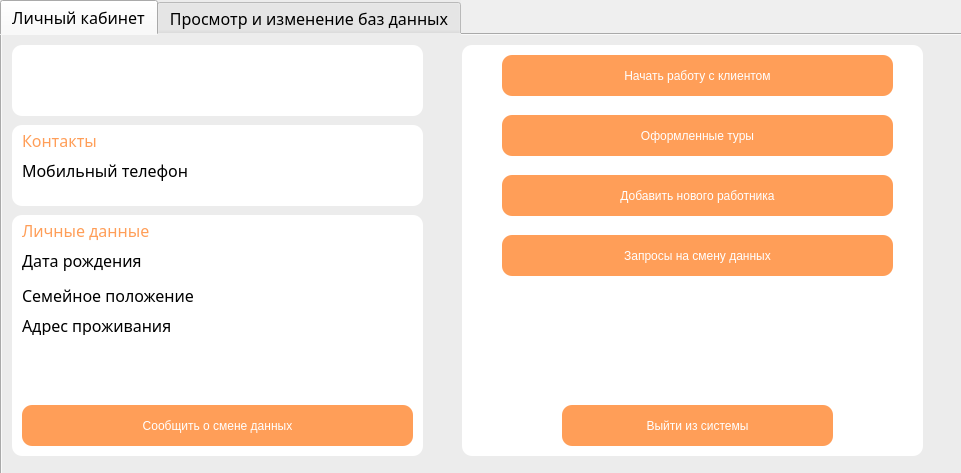
<?xml version="1.0" encoding="UTF-8"?>
<ui version="4.0">
 <class>Form</class>
 <widget class="QWidget" name="Form">
  <property name="geometry">
   <rect>
    <x>0</x>
    <y>0</y>
    <width>961</width>
    <height>473</height>
   </rect>
  </property>
  <property name="windowTitle">
   <string>Туристическая фирма</string>
  </property>
  <widget class="QTabWidget" name="TabWidget">
   <property name="geometry">
    <rect>
     <x>0</x>
     <y>0</y>
     <width>971</width>
     <height>721</height>
    </rect>
   </property>
   <property name="font">
    <font>
     <family>Century Gothic</family>
     <pointsize>12</pointsize>
     <weight>50</weight>
     <italic>false</italic>
     <bold>false</bold>
    </font>
   </property>
   <property name="styleSheet">
    <string notr="true">font: 12pt &quot;Century Gothic&quot;;
background-color: rgb(236, 236, 236)</string>
   </property>
   <property name="currentIndex">
    <number>0</number>
   </property>
   <widget class="QWidget" name="tab">
    <property name="focusPolicy">
     <enum>Qt::NoFocus</enum>
    </property>
    <attribute name="title">
     <string>Личный кабинет</string>
    </attribute>
    <widget class="QPushButton" name="pushButton_10">
     <property name="geometry">
      <rect>
       <x>500</x>
       <y>20</y>
       <width>391</width>
       <height>41</height>
      </rect>
     </property>
     <property name="styleSheet">
      <string notr="true">font: 20pt &quot;Century Gothic&quot;;
color: rgb(255, 255, 255);
border-width: 50px;
border-radius: 10px;
background-color: rgb(255, 158, 88);</string>
     </property>
     <property name="text">
      <string>Начать работу с клиентом</string>
     </property>
    </widget>
    <widget class="QLabel" name="label">
     <property name="geometry">
      <rect>
       <x>20</x>
       <y>30</y>
       <width>421</width>
       <height>51</height>
      </rect>
     </property>
     <property name="font">
      <font>
       <family>Century Gothic</family>
       <pointsize>12</pointsize>
       <weight>50</weight>
       <italic>false</italic>
       <bold>false</bold>
      </font>
     </property>
     <property name="styleSheet">
      <string notr="true">font: 12pt &quot;Century Gothic&quot;;
background-color: qlineargradient(spread:pad, x1:0, y1:0, x2:1, y2:0, stop:0 rgba(0, 0, 0, 0), stop:1 rgba(255, 255, 255, 0));</string>
     </property>
     <property name="text">
      <string/>
     </property>
    </widget>
    <widget class="QLabel" name="label_2">
     <property name="geometry">
      <rect>
       <x>20</x>
       <y>0</y>
       <width>371</width>
       <height>51</height>
      </rect>
     </property>
     <property name="font">
      <font>
       <family>Century Gothic</family>
       <pointsize>12</pointsize>
       <weight>50</weight>
       <italic>false</italic>
       <bold>false</bold>
      </font>
     </property>
     <property name="styleSheet">
      <string notr="true">font: 12pt &quot;Century Gothic&quot;;
background-color: qlineargradient(spread:pad, x1:0, y1:0, x2:1, y2:0, stop:0 rgba(0, 0, 0, 0), stop:1 rgba(255, 255, 255, 0));
color: rgb(255, 158, 88);</string>
     </property>
     <property name="text">
      <string/>
     </property>
    </widget>
    <widget class="QPushButton" name="pushButton_11">
     <property name="geometry">
      <rect>
       <x>560</x>
       <y>370</y>
       <width>271</width>
       <height>41</height>
      </rect>
     </property>
     <property name="styleSheet">
      <string notr="true">font: 18pt &quot;Century Gothic&quot;;
color: rgb(255, 255, 255);
border-width: 50px;
border-radius: 10px;
background-color: rgb(255, 158, 88);</string>
     </property>
     <property name="text">
      <string>Выйти из системы</string>
     </property>
    </widget>
    <widget class="QLabel" name="label_11">
     <property name="geometry">
      <rect>
       <x>10</x>
       <y>10</y>
       <width>411</width>
       <height>71</height>
      </rect>
     </property>
     <property name="styleSheet">
      <string notr="true">border-radius: 10px;
background-color: rgb(255, 255, 255);</string>
     </property>
     <property name="text">
      <string/>
     </property>
    </widget>
    <widget class="QPushButton" name="pushButton_12">
     <property name="geometry">
      <rect>
       <x>500</x>
       <y>80</y>
       <width>391</width>
       <height>41</height>
      </rect>
     </property>
     <property name="styleSheet">
      <string notr="true">font: 20pt &quot;Century Gothic&quot;;
color: rgb(255, 255, 255);
border-width: 50px;
border-radius: 10px;
background-color: rgb(255, 158, 88);</string>
     </property>
     <property name="text">
      <string>Оформленные туры</string>
     </property>
    </widget>
    <widget class="QLabel" name="label_12">
     <property name="geometry">
      <rect>
       <x>10</x>
       <y>90</y>
       <width>411</width>
       <height>81</height>
      </rect>
     </property>
     <property name="styleSheet">
      <string notr="true">border-radius: 10px;
background-color: rgb(255, 255, 255);</string>
     </property>
     <property name="text">
      <string/>
     </property>
    </widget>
    <widget class="QLabel" name="label_3">
     <property name="geometry">
      <rect>
       <x>20</x>
       <y>80</y>
       <width>371</width>
       <height>51</height>
      </rect>
     </property>
     <property name="font">
      <font>
       <family>Century Gothic</family>
       <pointsize>12</pointsize>
       <weight>50</weight>
       <italic>false</italic>
       <bold>false</bold>
      </font>
     </property>
     <property name="styleSheet">
      <string notr="true">font: 12pt &quot;Century Gothic&quot;;
background-color: qlineargradient(spread:pad, x1:0, y1:0, x2:1, y2:0, stop:0 rgba(0, 0, 0, 0), stop:1 rgba(255, 255, 255, 0));
color: rgb(255, 158, 88);</string>
     </property>
     <property name="text">
      <string>Контакты</string>
     </property>
    </widget>
    <widget class="QLabel" name="label_5">
     <property name="geometry">
      <rect>
       <x>20</x>
       <y>110</y>
       <width>181</width>
       <height>51</height>
      </rect>
     </property>
     <property name="font">
      <font>
       <family>Century Gothic</family>
       <pointsize>12</pointsize>
       <weight>50</weight>
       <italic>false</italic>
       <bold>false</bold>
      </font>
     </property>
     <property name="styleSheet">
      <string notr="true">font: 12pt &quot;Century Gothic&quot;;
background-color: qlineargradient(spread:pad, x1:0, y1:0, x2:1, y2:0, stop:0 rgba(0, 0, 0, 0), stop:1 rgba(255, 255, 255, 0));</string>
     </property>
     <property name="text">
      <string>Мобильный телефон</string>
     </property>
    </widget>
    <widget class="QLabel" name="label_8">
     <property name="geometry">
      <rect>
       <x>290</x>
       <y>110</y>
       <width>111</width>
       <height>51</height>
      </rect>
     </property>
     <property name="font">
      <font>
       <family>Century Gothic</family>
       <pointsize>12</pointsize>
       <weight>50</weight>
       <italic>false</italic>
       <bold>false</bold>
      </font>
     </property>
     <property name="styleSheet">
      <string notr="true">font: 12pt &quot;Century Gothic&quot;;
background-color: qlineargradient(spread:pad, x1:0, y1:0, x2:1, y2:0, stop:0 rgba(0, 0, 0, 0), stop:1 rgba(255, 255, 255, 0));</string>
     </property>
     <property name="text">
      <string/>
     </property>
     <property name="alignment">
      <set>Qt::AlignRight|Qt::AlignTrailing|Qt::AlignVCenter</set>
     </property>
    </widget>
    <widget class="QLabel" name="label_9">
     <property name="geometry">
      <rect>
       <x>310</x>
       <y>220</y>
       <width>91</width>
       <height>16</height>
      </rect>
     </property>
     <property name="font">
      <font>
       <family>Century Gothic</family>
       <pointsize>12</pointsize>
       <weight>50</weight>
       <italic>false</italic>
       <bold>false</bold>
      </font>
     </property>
     <property name="styleSheet">
      <string notr="true">font: 12pt &quot;Century Gothic&quot;;
background-color: qlineargradient(spread:pad, x1:0, y1:0, x2:1, y2:0, stop:0 rgba(0, 0, 0, 0), stop:1 rgba(255, 255, 255, 0));</string>
     </property>
     <property name="text">
      <string/>
     </property>
     <property name="alignment">
      <set>Qt::AlignRight|Qt::AlignTrailing|Qt::AlignVCenter</set>
     </property>
    </widget>
    <widget class="QLabel" name="label_14">
     <property name="geometry">
      <rect>
       <x>20</x>
       <y>170</y>
       <width>281</width>
       <height>51</height>
      </rect>
     </property>
     <property name="font">
      <font>
       <family>Century Gothic</family>
       <pointsize>12</pointsize>
       <weight>50</weight>
       <italic>false</italic>
       <bold>false</bold>
      </font>
     </property>
     <property name="styleSheet">
      <string notr="true">font: 12pt &quot;Century Gothic&quot;;
background-color: qlineargradient(spread:pad, x1:0, y1:0, x2:1, y2:0, stop:0 rgba(0, 0, 0, 0), stop:1 rgba(255, 255, 255, 0));
color: rgb(255, 158, 88);</string>
     </property>
     <property name="text">
      <string>Личные данные</string>
     </property>
    </widget>
    <widget class="QLabel" name="label_15">
     <property name="geometry">
      <rect>
       <x>20</x>
       <y>200</y>
       <width>181</width>
       <height>51</height>
      </rect>
     </property>
     <property name="font">
      <font>
       <family>Century Gothic</family>
       <pointsize>12</pointsize>
       <weight>50</weight>
       <italic>false</italic>
       <bold>false</bold>
      </font>
     </property>
     <property name="styleSheet">
      <string notr="true">font: 12pt &quot;Century Gothic&quot;;
background-color: qlineargradient(spread:pad, x1:0, y1:0, x2:1, y2:0, stop:0 rgba(0, 0, 0, 0), stop:1 rgba(255, 255, 255, 0));</string>
     </property>
     <property name="text">
      <string>Дата рождения</string>
     </property>
    </widget>
    <widget class="QLabel" name="label_16">
     <property name="geometry">
      <rect>
       <x>10</x>
       <y>180</y>
       <width>411</width>
       <height>241</height>
      </rect>
     </property>
     <property name="styleSheet">
      <string notr="true">border-radius: 10px;
background-color: rgb(255, 255, 255);</string>
     </property>
     <property name="text">
      <string/>
     </property>
    </widget>
    <widget class="QLabel" name="label_17">
     <property name="geometry">
      <rect>
       <x>20</x>
       <y>250</y>
       <width>181</width>
       <height>20</height>
      </rect>
     </property>
     <property name="font">
      <font>
       <family>Century Gothic</family>
       <pointsize>12</pointsize>
       <weight>50</weight>
       <italic>false</italic>
       <bold>false</bold>
      </font>
     </property>
     <property name="styleSheet">
      <string notr="true">font: 12pt &quot;Century Gothic&quot;;
background-color: qlineargradient(spread:pad, x1:0, y1:0, x2:1, y2:0, stop:0 rgba(0, 0, 0, 0), stop:1 rgba(255, 255, 255, 0));</string>
     </property>
     <property name="text">
      <string>Семейное положение</string>
     </property>
    </widget>
    <widget class="QLabel" name="label_13">
     <property name="geometry">
      <rect>
       <x>300</x>
       <y>250</y>
       <width>101</width>
       <height>20</height>
      </rect>
     </property>
     <property name="font">
      <font>
       <family>Century Gothic</family>
       <pointsize>12</pointsize>
       <weight>50</weight>
       <italic>false</italic>
       <bold>false</bold>
      </font>
     </property>
     <property name="styleSheet">
      <string notr="true">font: 12pt &quot;Century Gothic&quot;;
background-color: qlineargradient(spread:pad, x1:0, y1:0, x2:1, y2:0, stop:0 rgba(0, 0, 0, 0), stop:1 rgba(255, 255, 255, 0));</string>
     </property>
     <property name="text">
      <string/>
     </property>
     <property name="alignment">
      <set>Qt::AlignRight|Qt::AlignTrailing|Qt::AlignVCenter</set>
     </property>
    </widget>
    <widget class="QLabel" name="label_18">
     <property name="geometry">
      <rect>
       <x>20</x>
       <y>280</y>
       <width>181</width>
       <height>20</height>
      </rect>
     </property>
     <property name="font">
      <font>
       <family>Century Gothic</family>
       <pointsize>12</pointsize>
       <weight>50</weight>
       <italic>false</italic>
       <bold>false</bold>
      </font>
     </property>
     <property name="styleSheet">
      <string notr="true">font: 12pt &quot;Century Gothic&quot;;
background-color: qlineargradient(spread:pad, x1:0, y1:0, x2:1, y2:0, stop:0 rgba(0, 0, 0, 0), stop:1 rgba(255, 255, 255, 0));</string>
     </property>
     <property name="text">
      <string>Адрес проживания</string>
     </property>
    </widget>
    <widget class="QLabel" name="label_19">
     <property name="geometry">
      <rect>
       <x>230</x>
       <y>280</y>
       <width>171</width>
       <height>81</height>
      </rect>
     </property>
     <property name="maximumSize">
      <size>
       <width>200</width>
       <height>16777215</height>
      </size>
     </property>
     <property name="font">
      <font>
       <family>Century Gothic</family>
       <pointsize>12</pointsize>
       <weight>50</weight>
       <italic>false</italic>
       <bold>false</bold>
      </font>
     </property>
     <property name="styleSheet">
      <string notr="true">font: 12pt &quot;Century Gothic&quot;;
background-color: qlineargradient(spread:pad, x1:0, y1:0, x2:1, y2:0, stop:0 rgba(0, 0, 0, 0), stop:1 rgba(255, 255, 255, 0));</string>
     </property>
     <property name="text">
      <string/>
     </property>
     <property name="textFormat">
      <enum>Qt::AutoText</enum>
     </property>
     <property name="alignment">
      <set>Qt::AlignRight|Qt::AlignTop|Qt::AlignTrailing</set>
     </property>
     <property name="wordWrap">
      <bool>true</bool>
     </property>
    </widget>
    <widget class="QPushButton" name="pushButton_13">
     <property name="geometry">
      <rect>
       <x>20</x>
       <y>370</y>
       <width>391</width>
       <height>41</height>
      </rect>
     </property>
     <property name="styleSheet">
      <string notr="true">font: 18pt &quot;Century Gothic&quot;;
color: rgb(255, 255, 255);
border-width: 50px;
border-radius: 10px;
background-color: rgb(255, 158, 88);</string>
     </property>
     <property name="text">
      <string>Сообщить о смене данных</string>
     </property>
    </widget>
    <widget class="QLabel" name="label_20">
     <property name="geometry">
      <rect>
       <x>460</x>
       <y>10</y>
       <width>461</width>
       <height>411</height>
      </rect>
     </property>
     <property name="styleSheet">
      <string notr="true">border-radius: 10px;
background-color: rgb(255, 255, 255);</string>
     </property>
     <property name="text">
      <string/>
     </property>
    </widget>
    <widget class="QPushButton" name="pushButton_14">
     <property name="geometry">
      <rect>
       <x>500</x>
       <y>140</y>
       <width>391</width>
       <height>41</height>
      </rect>
     </property>
     <property name="styleSheet">
      <string notr="true">font: 20pt &quot;Century Gothic&quot;;
color: rgb(255, 255, 255);
border-width: 50px;
border-radius: 10px;
background-color: rgb(255, 158, 88);</string>
     </property>
     <property name="text">
      <string>Добавить нового работника</string>
     </property>
    </widget>
    <widget class="QPushButton" name="pushButton_15">
     <property name="geometry">
      <rect>
       <x>500</x>
       <y>200</y>
       <width>391</width>
       <height>41</height>
      </rect>
     </property>
     <property name="styleSheet">
      <string notr="true">font: 20pt &quot;Century Gothic&quot;;
color: rgb(255, 255, 255);
border-width: 50px;
border-radius: 10px;
background-color: rgb(255, 158, 88);</string>
     </property>
     <property name="text">
      <string>Запросы на смену данных</string>
     </property>
    </widget>
    <zorder>label_20</zorder>
    <zorder>label_16</zorder>
    <zorder>label_11</zorder>
    <zorder>pushButton_10</zorder>
    <zorder>label</zorder>
    <zorder>label_2</zorder>
    <zorder>pushButton_11</zorder>
    <zorder>pushButton_12</zorder>
    <zorder>label_12</zorder>
    <zorder>label_3</zorder>
    <zorder>label_5</zorder>
    <zorder>label_8</zorder>
    <zorder>label_9</zorder>
    <zorder>label_14</zorder>
    <zorder>label_15</zorder>
    <zorder>label_17</zorder>
    <zorder>label_13</zorder>
    <zorder>label_18</zorder>
    <zorder>label_19</zorder>
    <zorder>pushButton_13</zorder>
    <zorder>pushButton_14</zorder>
    <zorder>pushButton_15</zorder>
   </widget>
   <widget class="QWidget" name="tab_2">
    <attribute name="title">
     <string>Просмотр и изменение баз данных</string>
    </attribute>
    <widget class="QPushButton" name="pushButton_4">
     <property name="geometry">
      <rect>
       <x>660</x>
       <y>90</y>
       <width>241</width>
       <height>91</height>
      </rect>
     </property>
     <property name="styleSheet">
      <string notr="true">font: 20pt &quot;Cambria&quot;;
text-align: right;
padding: 10px;
color: rgb(27, 27, 27);
border-color: rgb(0, 0, 0);
border-style: solid;
border-width: 2px;
border-radius: 10px;
background-color: rgb(255, 255, 255);</string>
     </property>
     <property name="text">
      <string>типы туров</string>
     </property>
     <property name="icon">
      <iconset>
       <normaloff>../pictures/types.png</normaloff>../pictures/types.png</iconset>
     </property>
     <property name="iconSize">
      <size>
       <width>80</width>
       <height>80</height>
      </size>
     </property>
    </widget>
    <widget class="QPushButton" name="pushButton_5">
     <property name="geometry">
      <rect>
       <x>200</x>
       <y>200</y>
       <width>181</width>
       <height>91</height>
      </rect>
     </property>
     <property name="styleSheet">
      <string notr="true">font: 20pt &quot;Cambria&quot;;
text-align: right;
padding: 10px;
color: rgb(27, 27, 27);
border-color: rgb(0, 0, 0);
border-style: solid;
border-width: 2px;
border-radius: 10px;
background-color: rgb(255, 255, 255);</string>
     </property>
     <property name="text">
      <string>туры</string>
     </property>
     <property name="icon">
      <iconset>
       <normaloff>../pictures/free-icon-tour-2402223.png</normaloff>../pictures/free-icon-tour-2402223.png</iconset>
     </property>
     <property name="iconSize">
      <size>
       <width>80</width>
       <height>80</height>
      </size>
     </property>
    </widget>
    <widget class="QPushButton" name="pushButton_7">
     <property name="geometry">
      <rect>
       <x>250</x>
       <y>310</y>
       <width>221</width>
       <height>91</height>
      </rect>
     </property>
     <property name="styleSheet">
      <string notr="true">font: 20pt &quot;Cambria&quot;;
text-align: right;
padding: 10px;
color: rgb(27, 27, 27);
border-color: rgb(0, 0, 0);
border-style: solid;
border-width: 2px;
border-radius: 10px;
background-color: rgb(255, 255, 255);</string>
     </property>
     <property name="text">
      <string>персонал</string>
     </property>
     <property name="icon">
      <iconset>
       <normaloff>../pictures/free-icon-employee-4577191.png</normaloff>../pictures/free-icon-employee-4577191.png</iconset>
     </property>
     <property name="iconSize">
      <size>
       <width>80</width>
       <height>80</height>
      </size>
     </property>
    </widget>
    <widget class="QPushButton" name="pushButton_3">
     <property name="geometry">
      <rect>
       <x>450</x>
       <y>90</y>
       <width>201</width>
       <height>91</height>
      </rect>
     </property>
     <property name="styleSheet">
      <string notr="true">font: 20pt &quot;Cambria&quot;;
text-align: right;
padding: 10px;
color: rgb(27, 27, 27);
border-color: rgb(0, 0, 0);
border-style: solid;
border-width: 2px;
border-radius: 10px;
background-color: rgb(255, 255, 255);</string>
     </property>
     <property name="text">
      <string>питание</string>
     </property>
     <property name="icon">
      <iconset>
       <normaloff>../pictures/free-icon-diet-4300578.png</normaloff>../pictures/free-icon-diet-4300578.png</iconset>
     </property>
     <property name="iconSize">
      <size>
       <width>80</width>
       <height>80</height>
      </size>
     </property>
    </widget>
    <widget class="QPushButton" name="pushButton_8">
     <property name="geometry">
      <rect>
       <x>480</x>
       <y>310</y>
       <width>211</width>
       <height>91</height>
      </rect>
     </property>
     <property name="styleSheet">
      <string notr="true">font: 20pt &quot;Cambria&quot;;
text-align: right;
padding: 10px;
color: rgb(27, 27, 27);
border-color: rgb(0, 0, 0);
border-style: solid;
border-width: 2px;
border-radius: 10px;
background-color: rgb(255, 255, 255);</string>
     </property>
     <property name="text">
      <string>клиенты</string>
     </property>
     <property name="icon">
      <iconset>
       <normaloff>../pictures/free-icon-client-5969470.png</normaloff>../pictures/free-icon-client-5969470.png</iconset>
     </property>
     <property name="iconSize">
      <size>
       <width>75</width>
       <height>75</height>
      </size>
     </property>
    </widget>
    <widget class="QLabel" name="label_10">
     <property name="geometry">
      <rect>
       <x>20</x>
       <y>10</y>
       <width>911</width>
       <height>411</height>
      </rect>
     </property>
     <property name="styleSheet">
      <string notr="true">border-radius: 10px;
background-color: rgb(255, 255, 255);
</string>
     </property>
     <property name="text">
      <string/>
     </property>
    </widget>
    <widget class="QPushButton" name="pushButton_9">
     <property name="geometry">
      <rect>
       <x>590</x>
       <y>200</y>
       <width>191</width>
       <height>91</height>
      </rect>
     </property>
     <property name="styleSheet">
      <string notr="true">font: 20pt &quot;Cambria&quot;;
text-align: right;
padding: 10px;
color: rgb(27, 27, 27);
border-color: rgb(0, 0, 0);
border-style: solid;
border-width: 2px;
border-radius: 10px;
background-color: rgb(255, 255, 255);</string>
     </property>
     <property name="text">
      <string>скидки</string>
     </property>
     <property name="icon">
      <iconset>
       <normaloff>../pictures/free-icon-discount-2652181.png</normaloff>../pictures/free-icon-discount-2652181.png</iconset>
     </property>
     <property name="iconSize">
      <size>
       <width>75</width>
       <height>75</height>
      </size>
     </property>
    </widget>
    <widget class="QLabel" name="label_4">
     <property name="geometry">
      <rect>
       <x>220</x>
       <y>20</y>
       <width>551</width>
       <height>51</height>
      </rect>
     </property>
     <property name="styleSheet">
      <string notr="true">font: 25pt &quot;Century Gothic&quot;;
background-color: qlineargradient(spread:pad, x1:0, y1:0, x2:1, y2:0, stop:0 rgba(0, 0, 0, 0), stop:1 rgba(255, 255, 255, 0));
color: rgb(255, 158, 88);</string>
     </property>
     <property name="text">
      <string>Просмотр и изменение данных</string>
     </property>
    </widget>
    <widget class="QPushButton" name="pushButton_2">
     <property name="geometry">
      <rect>
       <x>250</x>
       <y>90</y>
       <width>191</width>
       <height>91</height>
      </rect>
     </property>
     <property name="styleSheet">
      <string notr="true">font: 20pt &quot;Cambria&quot;;
text-align: right;
padding: 10px;
color: rgb(27, 27, 27);
border-color: rgb(0, 0, 0);
border-style: solid;
border-width: 2px;
border-radius: 10px;
background-color: rgb(255, 255, 255);</string>
     </property>
     <property name="text">
      <string>страны</string>
     </property>
     <property name="icon">
      <iconset>
       <normaloff>../pictures/free-icon-countries-4830731.png</normaloff>../pictures/free-icon-countries-4830731.png</iconset>
     </property>
     <property name="iconSize">
      <size>
       <width>80</width>
       <height>80</height>
      </size>
     </property>
    </widget>
    <widget class="QPushButton" name="pushButton_6">
     <property name="geometry">
      <rect>
       <x>390</x>
       <y>200</y>
       <width>191</width>
       <height>91</height>
      </rect>
     </property>
     <property name="styleSheet">
      <string notr="true">font: 20pt &quot;Cambria&quot;;
text-align: right;
padding: 10px;
color: rgb(27, 27, 27);
border-color: rgb(0, 0, 0);
border-style: solid;
border-width: 2px;
border-radius: 10px;
background-color: rgb(255, 255, 255);</string>
     </property>
     <property name="text">
      <string>заказы</string>
     </property>
     <property name="icon">
      <iconset>
       <normaloff>../pictures/free-icon-handshake-3511176.png</normaloff>../pictures/free-icon-handshake-3511176.png</iconset>
     </property>
     <property name="iconSize">
      <size>
       <width>75</width>
       <height>75</height>
      </size>
     </property>
    </widget>
    <widget class="QPushButton" name="pushButton">
     <property name="geometry">
      <rect>
       <x>60</x>
       <y>90</y>
       <width>181</width>
       <height>91</height>
      </rect>
     </property>
     <property name="styleSheet">
      <string notr="true">font: 20pt &quot;Cambria&quot;;
text-align: right;
padding: 10px;
color: rgb(27, 27, 27);
border-color: rgb(0, 0, 0);
border-style: solid;
border-width: 2px;
border-radius: 10px;
background-color: rgb(255, 255, 255);</string>
     </property>
     <property name="text">
      <string>отели</string>
     </property>
     <property name="icon">
      <iconset>
       <normaloff>../pictures/free-icon-hotel-8203404.png</normaloff>../pictures/free-icon-hotel-8203404.png</iconset>
     </property>
     <property name="iconSize">
      <size>
       <width>95</width>
       <height>95</height>
      </size>
     </property>
    </widget>
    <zorder>label_10</zorder>
    <zorder>pushButton_4</zorder>
    <zorder>pushButton_5</zorder>
    <zorder>pushButton_7</zorder>
    <zorder>pushButton_3</zorder>
    <zorder>pushButton_8</zorder>
    <zorder>pushButton_9</zorder>
    <zorder>label_4</zorder>
    <zorder>pushButton_2</zorder>
    <zorder>pushButton_6</zorder>
    <zorder>pushButton</zorder>
   </widget>
  </widget>
 </widget>
 <resources/>
 <connections/>
</ui>
